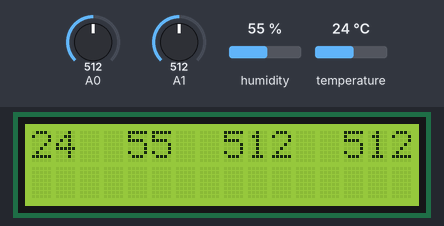
A sketch run on a simulated Arduino Uno, built with avr-gcc and run on an emulated ATmega328P. On the bench: 16×2 character LCD. Inputs (shaded band) come from the test bench; at power-on: humidity 55 %, A0 = 512, A1 = 512, temperature 24 °C. What the sketch prints to the serial monitor is not drawn.

Above: at 1.2 s.
1.3 s: humidity set to 22 %
At 2.7 s:
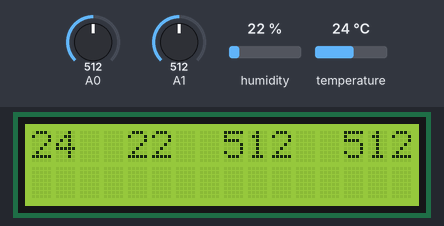
3.6 s: A0 set to 716
At 5.3 s:
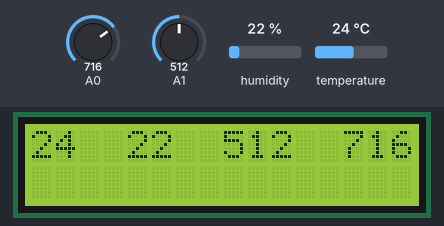
5.6 s: A1 set to 716
At 6.9 s:
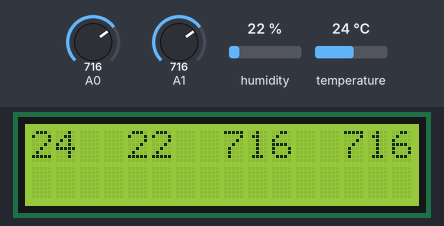
7.6 s: temperature set to 12 °C
At 9.4 s:
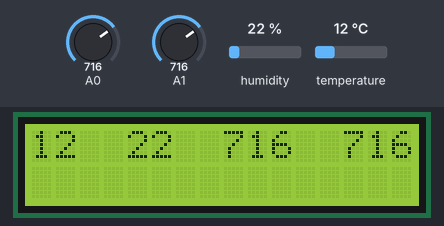
9.7 s: A0 set to 992
At 11.2 s:
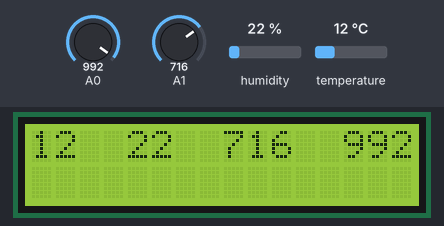
11.7 s: A1 set to 992
At 12.7 s:
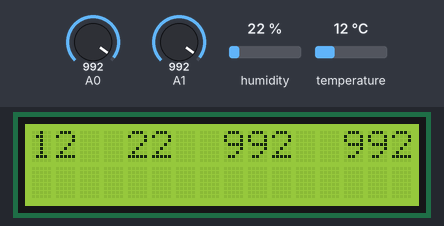
Timing chart, 0 to 14.7 s (numbered marks = the images above; inputs shaded):
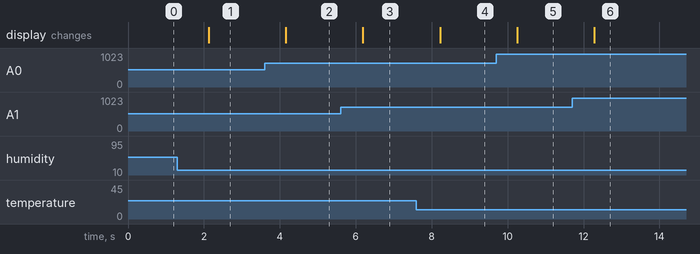

Measured:
- after the input at 1.3 s, the display: changes after 0.82 s (image 1)
- after the input at 3.6 s, the display: changes after 0.56 s (image 2)
- after the input at 5.6 s, the display: changes after 0.59 s (image 3)
- after the input at 7.6 s, the display: changes after 0.62 s (image 4)
- after the input at 9.7 s, the display: changes after 0.56 s (image 5)
- after the input at 11.7 s, the display: changes after 0.59 s (image 6)

The sketch:

sensor_monitor.ino
```cpp
#include <SoftwareSerial.h>
#include <LiquidCrystal.h> // Load Liquid Crystal Library
#include <DHT.h>

#define DHTPIN 12   // Pin which is connected to the DHT sensor
#define DHTTYPE DHT11 // DHT 11 Sensor

DHT dht(DHTPIN, DHTTYPE);
LiquidCrystal LCD(2,3,4,5,6,7); // Create Liquid Crystal Object

int cnt = 0;
int t, h, mq, rain;

void setup() {
    LCD.begin(16, 2); // Initialize 16x2 LCD
    Serial.begin(9600);
    dht.begin();
}

void loop() {
    h = dht.readHumidity();
    t = dht.readTemperature();
    rain = analogRead(A1);
    mq = analogRead(A0);

    // Display values on LCD
    LCD.setCursor(0,0);
    LCD.print("                "); // Clear previous values
    LCD.setCursor(0,0);
    LCD.print(t); LCD.setCursor(4,0);
    LCD.print(h); LCD.setCursor(8,0);
    LCD.print(rain); LCD.setCursor(13,0);
    LCD.print(mq);

    cnt++;
    delay(1000);

    if (cnt >= 10) {
        Serial.print("*"); Serial.print(t); Serial.print(",");
        Serial.print(h); Serial.print(",");
        Serial.print(rain); Serial.print(",");
        Serial.print(mq); Serial.println("#");
        cnt = 0;
    }
}
```
